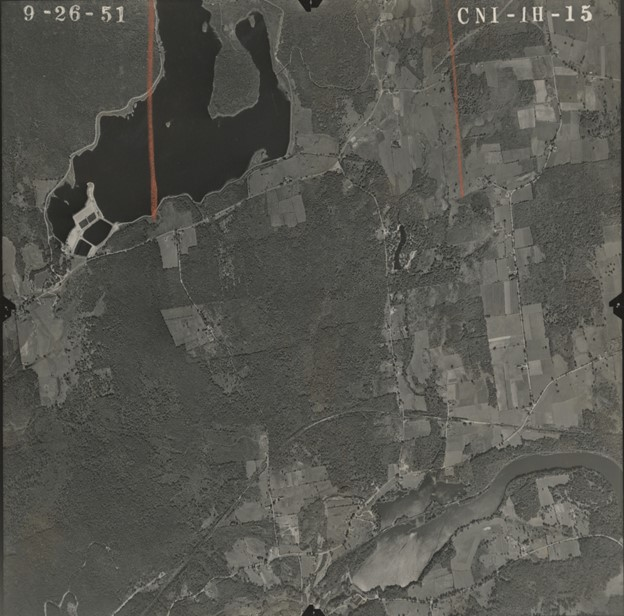
#> input picture Tests/Images/Overlap1.jpg, 624 x 616 px
$ python SIFT_test.py
#> lines starting #> are read from the running program, lines starting #| are printed output that depends on the picture
import cv2
import matplotlib.pyplot as plt

# read images
img1 = cv2.imread('Images/Overlap1.jpg')
#> img1 is the input picture: shape (616, 624, 3); mean B, G, R 79.5, 85.7, 86.1
img2 = cv2.imread('Images/Overlap2.jpg')
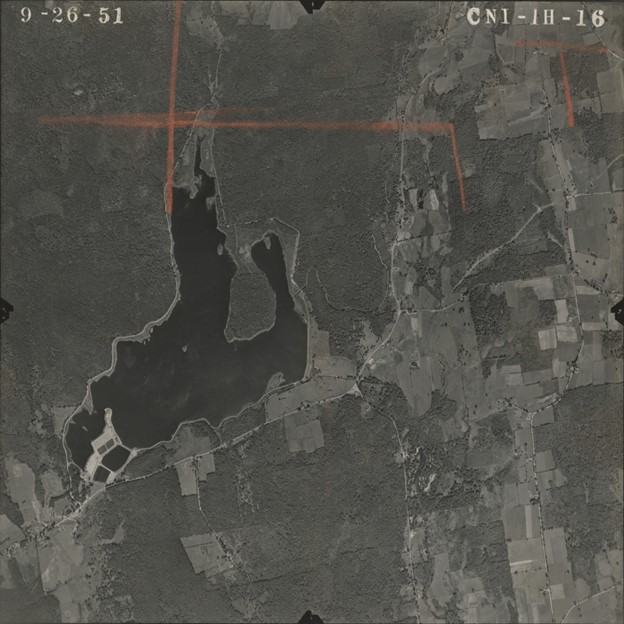
#> input picture Tests/Images/Overlap2.jpg, 624 x 624 px
#> img2 is the input picture: shape (624, 624, 3); mean B, G, R 75.6, 81.6, 82.1

# convert to grayscale
gray1 = cv2.cvtColor(img1, cv2.COLOR_BGR2GRAY)
gray2 = cv2.cvtColor(img2, cv2.COLOR_BGR2GRAY)

edges1 = cv2.Canny(gray1, 100, 200)
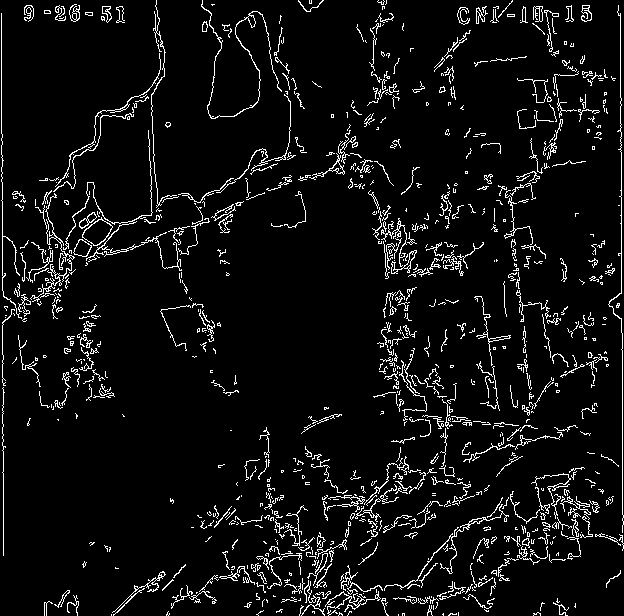
#> edges1: shape (616, 624); 6.1% white in thin lines or dots
edges2 = cv2.Canny(gray2, 100, 200)
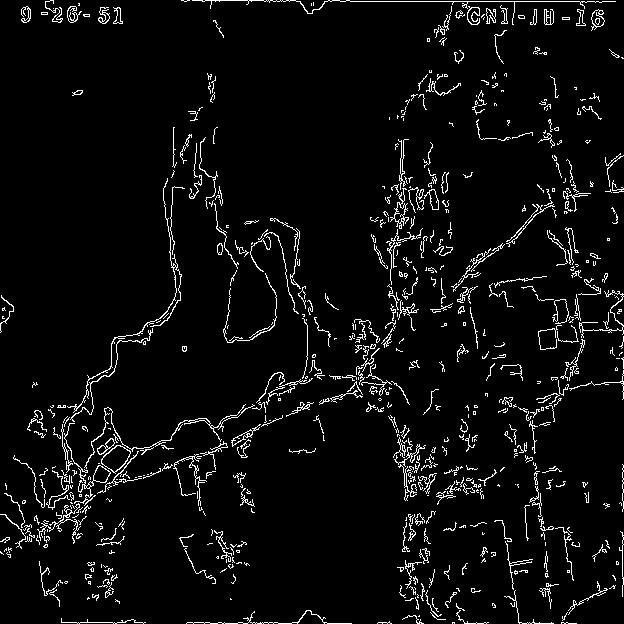
#> edges2: shape (624, 624); 4.8% white in thin lines or dots

# generate SIFT
sift = cv2.SIFT_create()

# generate keypoints
keypoints_1, descriptors_1 = sift.detectAndCompute(edges1, None)
#> keypoints_1 = 1511 keypoints; strongest (x, y, size): (504, 347, 2.6), (594, 339, 2.6), (585, 338, 2.5), (605, 93, 2.6)
keypoints_2, descriptors_2 = sift.detectAndCompute(edges2, None)
#> keypoints_2 = 1168 keypoints; strongest (x, y, size): (279, 399, 2.4), (89, 582, 2.5), (545, 53, 2.6), (445, 324, 2.5)

# feature matching
bf = cv2.BFMatcher(cv2.NORM_L1, crossCheck=True)

matches = bf.match(descriptors_1, descriptors_2)
#> matches = 416 matches
matches = sorted(matches, key=lambda x: x.distance)

img3 = cv2.drawMatches(edges1, keypoints_1, edges2, keypoints_2, matches[:20], img2, flags=2)
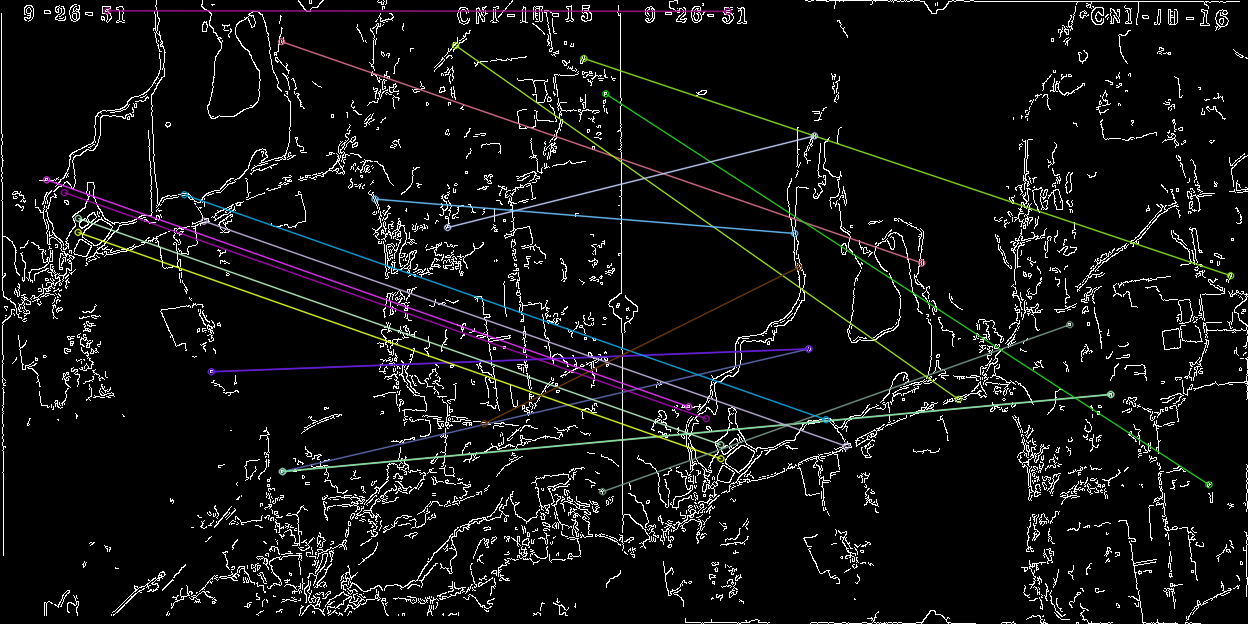
#> img3: shape (624, 1248, 3); mean B, G, R 16.6, 16.6, 16.5
plt.imshow(img3), plt.show()
